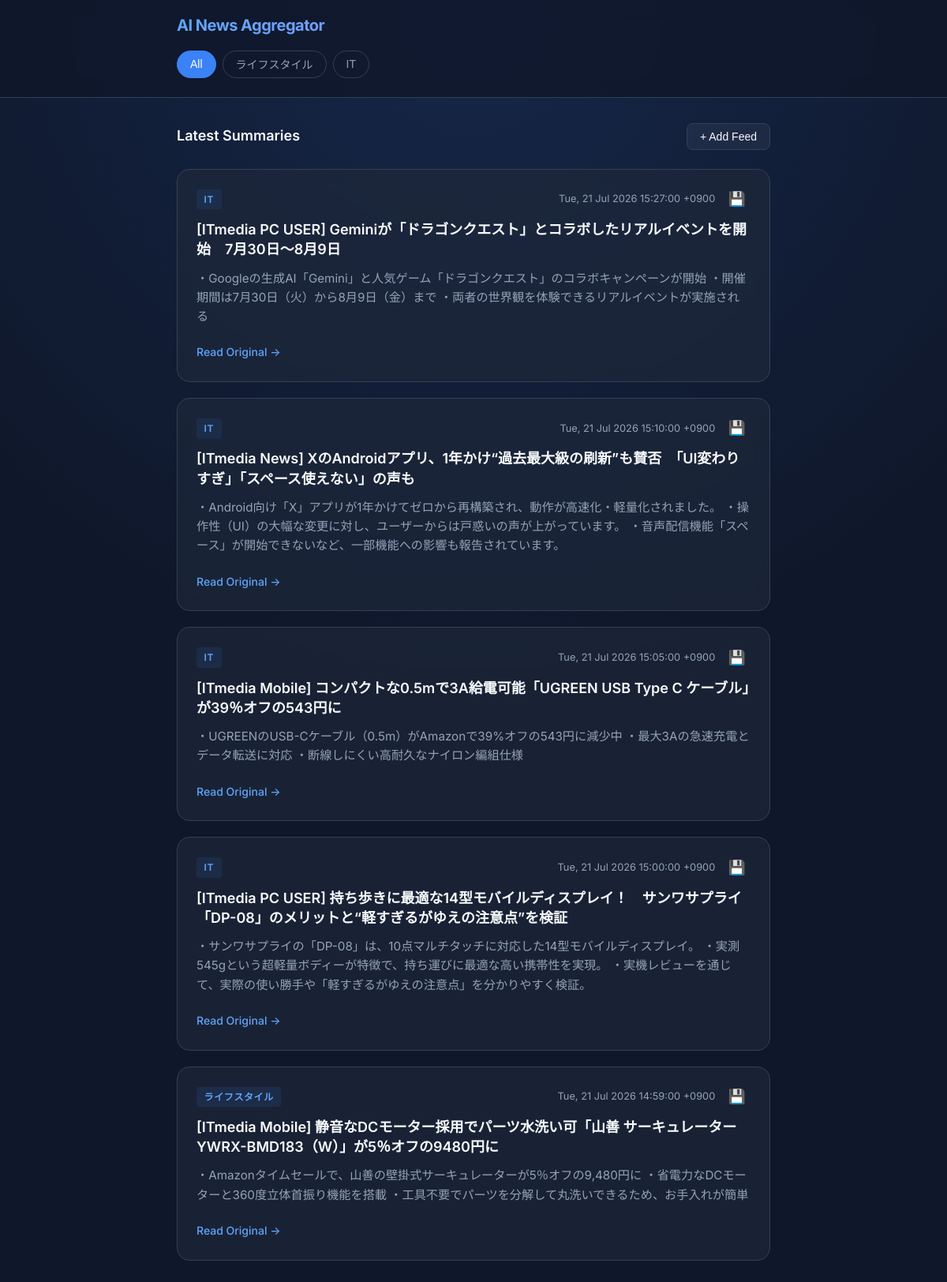
The page / on the database its author committed.
### tables this page shows
CREATE TABLE articles (
            id INTEGER PRIMARY KEY AUTOINCREMENT,
            feed_id INTEGER,
            title TEXT NOT NULL,
            url TEXT NOT NULL UNIQUE,
            summary TEXT,
            category TEXT NOT NULL,
            published_at TEXT,
            is_read INTEGER DEFAULT 0,
            created_at TEXT,
            FOREIGN KEY (feed_id) REFERENCES feeds (id)
        );

### main.py (the view)
@app.get("/", response_class=HTMLResponse)
async def read_root(request: Request):
    feeds = database.get_all_feeds()
    articles = database.get_recent_articles(limit=50)
    categories = list(set([a['category'] for a in articles]))
    return templates.TemplateResponse(request=request, name="index.html", context={"feeds": feeds, "articles": articles, "categories": categories})

### templates/index.html (shortened to what this page needs)
<!DOCTYPE html>
<html lang="ja">
<head>
    <link rel="stylesheet" href="/static/style.css?v=2">
</head>
<body>
    <header class="app-header">
        <div class="header-container">
            <h1>AI News Aggregator</h1>
            <nav class="category-nav">
                <button class="nav-btn active" data-category="All">All</button>
                {% for cat in categories %}
                <button class="nav-btn" data-category="{{ cat }}">{{ cat }}</button>
                {% endfor %}
            </nav>
        </div>
    </header>
    <main class="content-container">
        <section class="feed-section">
            <div class="section-header">
                <h2>Latest Summaries</h2>
                <button class="action-btn">+ Add Feed</button>
            </div>
            <div class="articles-grid">
                {% for article in articles %}
                <article class="article-card" data-category="{{ article.category }}">
                    <div class="card-header">
                        <span class="category-tag">{{ article.category }}</span>
                        <div style="display: flex; gap: 10px; align-items: center;">
                            <span class="publish-time">{{ article.published_at }}</span>
                            <button class="archive-btn" data-title="{{ article.title }}" data-url="{{ article.url }}" data-summary="{{ article.summary }}" title="LINEに保存">💾</button>
                        </div>
                    </div>
                    <h3 class="article-title">{{ article.title }}</h3>
                    <p class="article-summary">{{ article.summary }}</p>
                    <a href="{{ article.url }}" target="_blank" class="read-more-btn">Read Original</a>
                </article>
                {% else %}
                <div class="empty-state">
                    <p>No articles found. Add a feed to get started.</p>
                </div>
                {% endfor %}
            </div>
        </section>
    </main>
</body>
</html>

### static/style.css (style rules this page uses)
:root { --bg-primary: #0f172a; --bg-secondary: #1e293b; --bg-card: rgba(30, 41, 59, 0.7); --text-primary: #f8fafc; --text-secondary: #94a3b8; --accent-color: #3b82f6; --accent-hover: #60a5fa; --border-color: #334155; --gradient-glow: radial-gradient(circle at 50% 0%, rgba(59, 130, 246, 0.15) 0%, transparent 50%); }
* { margin: 0; padding: 0; box-sizing: border-box; }
body { font-family: 'Inter', -apple-system, BlinkMacSystemFont, sans-serif; background-color: var(--bg-primary); background-image: var(--gradient-glow); color: var(--text-primary); line-height: 1.6; min-height: 100vh; }
.app-header { background-color: rgba(15, 23, 42, 0.8); backdrop-filter: blur(12px); border-bottom: 1px solid var(--border-color); position: sticky; top: 0; z-index: 100; }
.header-container { max-width: 800px; margin: 0 auto; padding: 1rem 1.5rem; }
h1 { font-size: 1.25rem; font-weight: 700; letter-spacing: -0.025em; background: linear-gradient(to right, #60a5fa, #a78bfa); -webkit-background-clip: text; -webkit-text-fill-color: transparent; margin-bottom: 1rem; }
.category-nav { display: flex; gap: 0.5rem; overflow-x: auto; padding-bottom: 0.5rem; scrollbar-width: none; }
.nav-btn { background: transparent; color: var(--text-secondary); border: 1px solid var(--border-color); padding: 0.4rem 1rem; border-radius: 9999px; font-size: 0.875rem; font-weight: 500; cursor: pointer; transition: all 0.2s ease; white-space: nowrap; }
.nav-btn.active { background-color: var(--accent-color); color: white; border-color: var(--accent-color); }
.content-container { max-width: 800px; margin: 0 auto; padding: 2rem 1.5rem; }
.section-header { display: flex; justify-content: space-between; align-items: center; margin-bottom: 1.5rem; }
h2 { font-size: 1.125rem; font-weight: 600; }
.action-btn { background-color: rgba(255, 255, 255, 0.05); color: var(--text-primary); border: 1px solid var(--border-color); padding: 0.5rem 1rem; border-radius: 0.5rem; font-size: 0.875rem; font-weight: 500; cursor: pointer; transition: all 0.2s ease; }
.articles-grid { display: flex; flex-direction: column; gap: 1.25rem; }
.article-card { background-color: var(--bg-card); border: 1px solid var(--border-color); border-radius: 1rem; padding: 1.5rem; transition: all 0.3s ease; backdrop-filter: blur(8px); cursor: pointer; }
.card-header { display: flex; justify-content: space-between; align-items: center; margin-bottom: 0.75rem; }
.category-tag { background-color: rgba(59, 130, 246, 0.1); color: var(--accent-hover); padding: 0.2rem 0.6rem; border-radius: 0.25rem; font-size: 0.75rem; font-weight: 600; letter-spacing: 0.05em; text-transform: uppercase; }
.publish-time { color: var(--text-secondary); font-size: 0.8rem; }
.archive-btn { background: transparent; border: none; cursor: pointer; font-size: 1.1rem; padding: 0.2rem 0.4rem; border-radius: 4px; transition: background-color 0.2s ease, transform 0.1s ease; }
.article-title { font-size: 1.125rem; font-weight: 600; margin-bottom: 0.75rem; color: var(--text-primary); line-height: 1.4; }
.article-summary { color: var(--text-secondary); font-size: 0.95rem; margin-bottom: 1.25rem; display: -webkit-box; -webkit-line-clamp: 3; -webkit-box-orient: vertical; overflow: hidden; transition: all 0.3s ease; }
.read-more-btn { display: inline-block; color: var(--accent-hover); text-decoration: none; font-size: 0.875rem; font-weight: 500; transition: color 0.2s ease; }
.read-more-btn::after { content: ' →'; transition: margin-left 0.2s ease; }

### rows shown on the page
articles: category "ライフスタイル", published_at "Tue, 21 Jul 2026 14:59:00 +0900", title "[ITmedia Mobile] 静音なDCモーター採用でパーツ水洗い可「山善 サーキュレーター YWRX-BMD183（W）」が5％オフの9480円に", summary "・Amazonタイムセールで、山善の壁掛式サーキュレーターが5％オフの9,480円に ・省電力なDCモーターと360度立体首振り機能を搭載 ・工具不要でパーツを分解して丸洗いできるため、お手入れが簡単"
articles: category "IT", published_at "Tue, 21 Jul 2026 15:27:00 +0900", title "[ITmedia PC USER] Geminiが「ドラゴンクエスト」とコラボしたリアルイベントを開始 7月30日～8月9日", summary "・Googleの生成AI「Gemini」と人気ゲーム「ドラゴンクエスト」のコラボキャンペーンが開始 ・開催期間は7月30日（火）から8月9日（金）まで ・両者の世界観を体験できるリアルイベントが実施される"
articles: category "IT", published_at "Tue, 21 Jul 2026 15:10:00 +0900", title "[ITmedia News] XのAndroidアプリ、1年かけ“過去最大級の刷新”も賛否 「UI変わりすぎ」「スペース使えない」の声も", summary "・Android向け「X」アプリが1年かけてゼロから再構築され、動作が高速化・軽量化されました。 ・操作性（UI）の大幅な変更に対し、ユーザーからは戸惑いの声が上がっています。 ・音声配信機能「スペース」が開始できないなど、一部機能への影響も報告されています。"
articles: category "IT", published_at "Tue, 21 Jul 2026 15:05:00 +0900", title "[ITmedia Mobile] コンパクトな0.5mで3A給電可能「UGREEN USB Type C ケーブル」が39％オフの543円に", summary "・UGREENのUSB-Cケーブル（0.5m）がAmazonで39%オフの543円に減少中 ・最大3Aの急速充電とデータ転送に対応 ・断線しにくい高耐久なナイロン編組仕様"
articles: category "IT", published_at "Tue, 21 Jul 2026 15:00:00 +0900", title "[ITmedia PC USER] 持ち歩きに最適な14型モバイルディスプレイ！ サンワサプライ「DP-08」のメリットと“軽すぎるがゆえの注意点”を検証", summary "・サンワサプライの「DP-08」は、10点マルチタッチに対応した14型モバイルディスプレイ。 ・実測545gという超軽量ボディーが特徴で、持ち運びに最適な高い携帯性を実現。 ・実機レビューを通じて、実際の使い勝手や「軽すぎるがゆえの注意点」を分かりやすく検証。"
